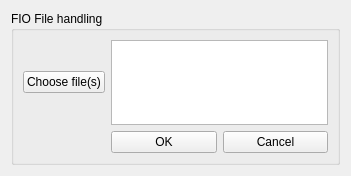
<?xml version="1.0" encoding="UTF-8"?>
<ui version="4.0">
 <class>fioFileSelection</class>
 <widget class="QWidget" name="fioFileSelection">
  <property name="geometry">
   <rect>
    <x>0</x>
    <y>0</y>
    <width>351</width>
    <height>176</height>
   </rect>
  </property>
  <property name="windowTitle">
   <string>File selection</string>
  </property>
  <layout class="QGridLayout" name="gridLayout_3">
   <item row="0" column="0">
    <widget class="QGroupBox" name="sfrBox">
     <property name="title">
      <string>FIO File handling</string>
     </property>
     <layout class="QGridLayout" name="gridLayout">
      <item row="0" column="0">
       <layout class="QGridLayout" name="gridLayout_2">
        <item row="1" column="1">
         <layout class="QHBoxLayout" name="horizontalLayout_3"/>
        </item>
        <item row="0" column="1">
         <widget class="QPushButton" name="chooseInputFileBtn">
          <property name="text">
           <string>Choose file(s)</string>
          </property>
         </widget>
        </item>
        <item row="1" column="2">
         <layout class="QHBoxLayout" name="horizontalLayout">
          <item>
           <widget class="QPushButton" name="okBtn">
            <property name="text">
             <string>OK</string>
            </property>
           </widget>
          </item>
          <item>
           <widget class="QPushButton" name="cancel">
            <property name="text">
             <string>Cancel</string>
            </property>
           </widget>
          </item>
         </layout>
        </item>
        <item row="0" column="2">
         <widget class="QListWidget" name="fileList"/>
        </item>
       </layout>
      </item>
     </layout>
    </widget>
   </item>
  </layout>
 </widget>
 <resources/>
 <connections/>
</ui>
